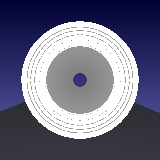
#> input picture robotic_simulation/section.jpg, 160 x 160 px
$ python -i layer_segmentation.py   (imports and definitions only)
#> lines starting #> are read from the running program, lines starting #| are printed output that depends on the picture; after the words box and inside, x2 and y2 are one past the last pixel; in counts of white or black regions, pixels touching at a corner belong together
#> further down, picture is the input picture: shape (160, 160, 3); mean B, G, R 130.6, 109.4, 109.3
"""
This file uses various methods including thresholding and canny edge detection to identify circular edges in the image.
This is used to determine pipe layers.

"""

import cv2
import numpy as np
import math
import copy

# Rescaling image
# [185 lines left out: functions rescaleFrame, detect_edges, check_circles_aux, check_circles, average_nearby, count_radius, not called in this run]


def mask_image(image):
    """
    Function to mask the pipe cross section by removing background and inside of the pipe.

    :param image: OpenCV BGR image of the pipe cross section
    :returns image_masked: Masked image of the pipe
    :returns x1: INTEGER x coordinate of the center of the outer circle of the pipe
    :returns y1: INTEGER y coordinate of the center of the outer circle of the pipe
    :returns outer_radius: outer radius INTEGER of pipe
    :returns x2: INTEGER x coordinate of the center of the inner circle of the pipe
    :returns y2: INTEGER y coordinate of the center of the inner circle of the pipe
    :returns inner_radius: inner radius INTEGER of pipe
    """

    gray = cv2.cvtColor(image, cv2.COLOR_BGR2GRAY)
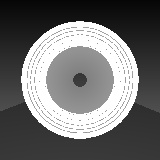
#> gray: shape (160, 160); min 6, max 255, mean 111.8

    # Converting blurred image into binary image
    thresh = cv2.threshold(gray, 0, 255, cv2.THRESH_BINARY_INV + cv2.THRESH_OTSU)[1]
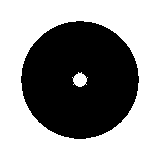
#> thresh: shape (160, 160); 58.4% white; 1 black region, box (x1, y1, x2, y2) and area: (21, 21, 139, 139) 10658
    # cv2.imshow('thresh',thresh)

    # Perform morpholgical operations (patch up small holes etc)
    kernel = cv2.getStructuringElement(cv2.MORPH_RECT, (9, 9))
    close = cv2.morphologyEx(thresh, cv2.MORPH_CLOSE, kernel, iterations=1)
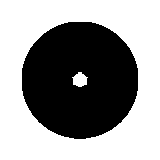
#> close: shape (160, 160); 58.5% white; 1 black region, box (x1, y1, x2, y2) and area: (22, 22, 138, 139) 10626
    # cv2.imshow('close0', close)
    opening = cv2.morphologyEx(close, cv2.MORPH_OPEN, kernel, iterations=2)
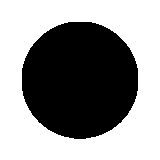
#> opening: shape (160, 160); 57.9% white; 1 black region, box (x1, y1, x2, y2) and area: (22, 22, 138, 139) 10790
    close = cv2.morphologyEx(opening, cv2.MORPH_CLOSE, kernel, iterations=1)
    # cv2.imshow('close', close)

    # Find the edges of the morphed/closed binary image
    canny = cv2.Canny(close, 0, 0)
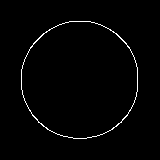
#> canny: shape (160, 160); 1.5% white in thin lines or dots, all inside (x1, y1, x2, y2) = (21, 21, 138, 139)
    # cv2.imshow("canny", canny)

    # Use the canny edges to list out the contours
    contours, hierarchy = cv2.findContours(canny, cv2.RETR_TREE, cv2.CHAIN_APPROX_NONE)
#> contours = 2 contours; box (x1, y1, x2, y2) and area: (21, 21, 138, 139) 10814, (21, 21, 138, 139) 10762

    # Getting the contours of the outer and inner outlines of the pipe
    contours = sorted(contours, key=cv2.contourArea, reverse=True)
    outer_contour = contours[0]
#> outer_contour = contour of 334 points, box (x1, y1, x2, y2) (21, 21, 138, 139), area 10814
#> (the run stopped early here; a loop or call above may not have finished)
